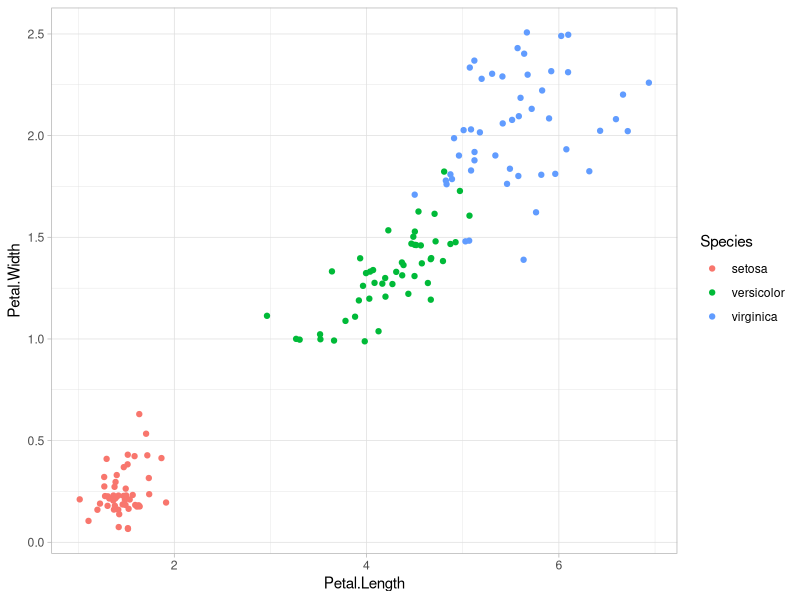

R code for this plot:
## ---- chunk 1
## Comment in code
library(ggplot2)

summary(iris)

ggplot(iris, aes(Petal.Length, Petal.Width, col = Species)) +
  geom_jitter() +
  theme_light()

